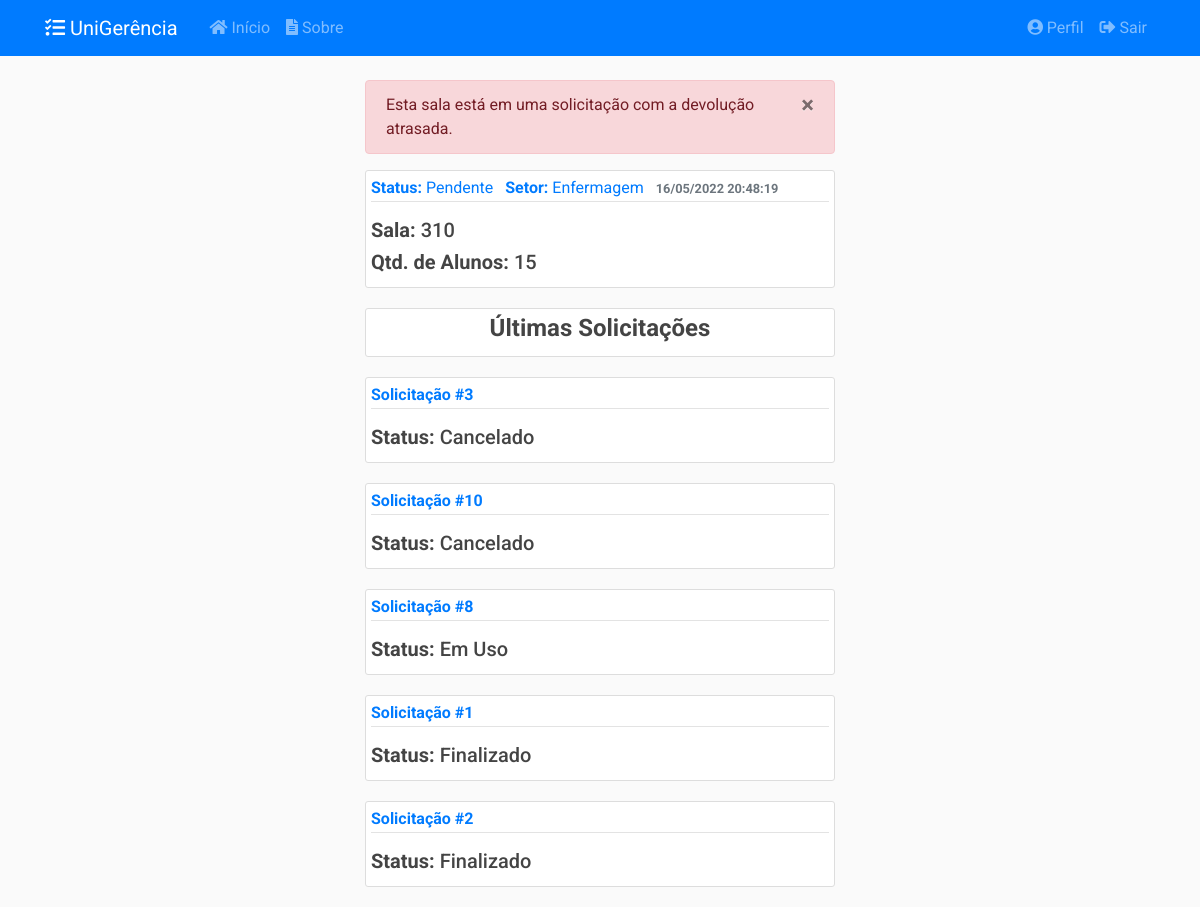
Before: /salas/2 (signed in) with the older database file.
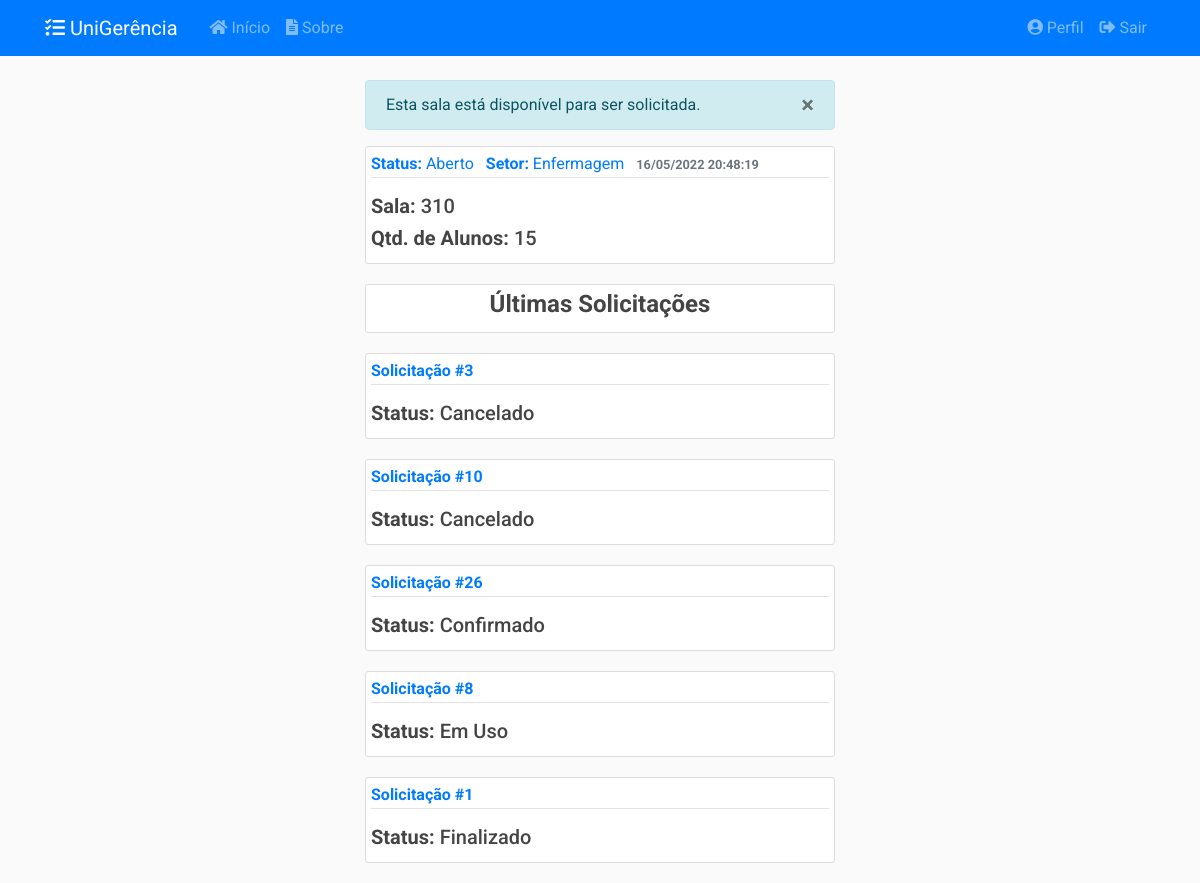
After: the same page with the newer database file.
### app/models/salas.py (models this page shows, shortened)
class Sala(db.Model):
    __tablename__ = 'salas'
    __table_args__ = {'extend_existing': True}
    id = db.Column(db.Integer, primary_key=True)
    numero = db.Column(db.String(20), nullable=False)
    qtd_aluno = db.Column(db.Integer, nullable=False)
    data_cadastro = db.Column(db.DateTime, nullable=False,
                              default=datetime.now().astimezone(fuso_horario))
    data_atualizacao = db.Column(db.DateTime, nullable=True)
    status = db.Column(db.Enum(Status), default=Status.ABERTO.name)
    motivo_indisponibilidade = db.Column(db.Text, nullable=True)
    ativo = db.Column(db.Boolean, nullable=False, default=True)
    setor_id = db.Column(db.Integer, db.ForeignKey('setores.id'), nullable=False)
    solicitacoes = db.relationship('SolicitacaoSala', secondary=solicitacao_s,
                                   back_populates='salas')
    relatorios = db.relationship('RelatorioSala', back_populates='sala')
    setor = db.relationship('Setor', back_populates='salas')
    def recupera_id(sala_id):
        return Sala.query.filter_by(id=sala_id).filter_by(ativo=True).first_or_404()
    def __repr__(self):
        return f"{self.numero} - {self.setor.name} - Qtde. Alunos: {self.qtd_aluno}"

### app/models/solicitacoes.py (models this page shows, shortened)
class Solicitacao(db.Model):
    __tablename__ = 'solicitacoes'
    __table_args__ = {'extend_existing': True}
    id = db.Column(db.Integer, primary_key=True)
    status = db.Column(db.Enum(Status), default=Status.ABERTO.name)
    data_abertura = db.Column(db.DateTime, nullable=False,
                              default=datetime.now().astimezone(fuso_horario))
    data_inicio_pref = db.Column(db.Date, nullable=False)
    data_fim_pref = db.Column(db.Date, nullable=False)
    data_retirada = db.Column(db.DateTime, nullable=True)
    data_devolucao = db.Column(db.DateTime, nullable=True)
    data_cancelamento = db.Column(db.DateTime, nullable=True)
    data_finalizacao = db.Column(db.DateTime, nullable=True)
    quantidade = db.Column(db.Integer, nullable=False, default=0)
    descricao = db.Column(db.String(20), nullable=False)
    tipo = db.Column(db.String(20), nullable=False)
    ativo = db.Column(db.Boolean, nullable=False, default=True)
    usuario_id = db.Column(db.Integer, db.ForeignKey('usuarios.id'),
                           nullable=False)
    turno_id = db.Column(db.Integer, db.ForeignKey('turnos.id'),
                           nullable=False)
    turno = db.relationship('Turno', back_populates='solicitacoes')
    def recupera_ultimas_sala(sala, limite):
        return Solicitacao.query.filter(
            SolicitacaoSala.salas.contains(sala)).filter_by(
            ativo=True).order_by(SolicitacaoSala.id.desc()).limit(limite)
    __mapper_args__ = {
        'polymorphic_identity': 'SOLICITACAO',
        'polymorphic_on': tipo
    }

class SolicitacaoSala(Solicitacao):
    __tablename__ = 'solicitacoes_salas'
    id = db.Column(db.Integer, db.ForeignKey('solicitacoes.id'), primary_key=True)
    setor_id = db.Column(db.Integer, db.ForeignKey('setores.id'), nullable=False)
    setor = db.relationship('Setor', back_populates='solicitacoes')
    salas = db.relationship('Sala', secondary= solicitacao_s,
                                    back_populates='solicitacoes')
    __mapper_args__ = {
        'polymorphic_identity': 'SALA',
    }

class Solicitacao(db.Model):
    __tablename__ = 'solicitacoes'
    __table_args__ = {'extend_existing': True}
    id = db.Column(db.Integer, primary_key=True)
    status = db.Column(db.Enum(Status), default=Status.ABERTO.name)
    data_abertura = db.Column(db.DateTime, nullable=False,
                              default=datetime.now().astimezone(fuso_horario))
    data_inicio_pref = db.Column(db.Date, nullable=False)
    data_fim_pref = db.Column(db.Date, nullable=False)
    data_retirada = db.Column(db.DateTime, nullable=True)
    data_devolucao = db.Column(db.DateTime, nullable=True)
    data_cancelamento = db.Column(db.DateTime, nullable=True)
    data_finalizacao = db.Column(db.DateTime, nullable=True)
    quantidade = db.Column(db.Integer, nullable=False, default=0)
    descricao = db.Column(db.String(20), nullable=False)
    tipo = db.Column(db.String(20), nullable=False)
    ativo = db.Column(db.Boolean, nullable=False, default=True)
    usuario_id = db.Column(db.Integer, db.ForeignKey('usuarios.id'),
                           nullable=False)
    turno_id = db.Column(db.Integer, db.ForeignKey('turnos.id'),
                           nullable=False)
    turno = db.relationship('Turno', back_populates='solicitacoes')
    def recupera_ultimas_sala(sala, limite):
        return Solicitacao.query.filter(
            SolicitacaoSala.salas.contains(sala)).filter_by(
            ativo=True).order_by(SolicitacaoSala.id.desc()).limit(limite)
    __mapper_args__ = {
        'polymorphic_identity': 'SOLICITACAO',
        'polymorphic_on': tipo
    }

class SolicitacaoEquipamento(Solicitacao):
    __tablename__ = 'solicitacoes_equipamentos'
    id = db.Column(db.Integer, db.ForeignKey('solicitacoes.id'), primary_key=True)
    tipo_eqp_id = db.Column(db.Integer, db.ForeignKey('tipos_equipamento.id'),
                           nullable=True)
    equipamentos = db.relationship('Equipamento', secondary=solicitacao_e,
                                   back_populates='solicitacoes')
    tipo_eqp = db.relationship('TipoEquipamento', back_populates='solicitacoes')
    __mapper_args__ = {
        'polymorphic_identity': 'EQUIPAMENTO'
    }

### app/controllers/salas.py (the view)
@salas.route("/<int:sala_id>")
@login_required
@prof_required
def sala(sala_id):
    sala = Sala.recupera_id(sala_id)
    solicitacoes = Solicitacao.recupera_ultimas_sala(sala, 5)
    return render_template('salas/sala.html',
                           title=sala, sala=sala,
                           solicitacoes=solicitacoes)

### app/models/usuarios.py (called while the page is built)
@login_manager.user_loader
def load_user(user_id):
    return Usuario.query.get(int(user_id))

def prof_required(f):
    @wraps(f)
    def wrap(*args, **kwargs):
        if Usuario.verifica_prof(current_user):
            return f(*args, **kwargs)
        else:
            flash('Você não tem autorização para acessar esta página.', 'danger')
        return redirect(url_for('principal.inicio'))
    return wrap

    @staticmethod
    def verifica_prof(self):
        if self.tipo.name == 'PROF' or self.tipo.name == 'ADMIN':
            return True
        else:
            return False

### app/templates/salas/sala.html (shortened to what this page needs)
{% extends "layout.html" %}
{% block conteudo %}
{% if sala.status.name != 'PENDENTE' %}
<div class="alert alert-info" role="alert" id="alert-message">
    <button type="button" class="close" data-dismiss="alert">
    <span>&times;</span>
    </button>
    {% if sala.status.name == 'ABERTO' %}
    Esta sala está disponível para ser solicitada.
    {% elif sala.status.name == 'EMUSO' %}
    Esta sala está em uso.
    {% elif sala.status.name == 'DESABILITADO' or sala.status.name == 'EMMANUTENCAO' %}
    Esta sala está indisponível para ser solicitada.
    {% endif %}
</div>
{% else %}
<div class="alert alert-danger" role="alert" id="alert-message">
    <button type="button" class="close" data-dismiss="alert">
    <span>&times;</span>
    </button>
    Esta sala está em uma solicitação com a devolução atrasada.
</div>
{% endif %}
<article class="media content-section">
    <div class="media-body">
        <div class="article-metadata mb-3">
            <a class="mr-2"><strong>Status:</strong> {{ sala.status.value }}</a>
            <a class="mr-2"><strong>Setor:</strong> {{ sala.setor.name }}</a>
            <small class="text-muted"><strong>{{ sala.data_cadastro.strftime('%d/%m/%Y %H:%M:%S') }}</strong></small>
        </div>
        <h5 class="article-title"><strong>Sala:</strong> {{ sala.numero }}</h5>
        <h5 class="article-content"><strong>Qtd. de Alunos:</strong> {{ sala.qtd_aluno }}</h5>
    </div>
</article>
<article class="media content-section">
    <div class="media-body">
        <h4 class="article-content text-center"><strong>Últimas Solicitações</strong></h4>
    </div>
</article>
{% for solicitacao in solicitacoes %}
<article class="media content-section">
    <div class="media-body">
        <div class="article-metadata mb-3">
            <a class="mr-2" href="{{ url_for('solicitacoes.solicitacao', solicitacao_id=solicitacao.id )}}"><strong>Solicitação #{{ solicitacao.id }}</strong></a>
        </div>
        <h5 class="article-content"><strong>Status:</strong> {{ solicitacao.status.value }}</h5>
    </div>
</article>
{% endfor %}
{% endblock conteudo %}

Changed rows visible on the page:
no longer on this page (row unchanged): SolicitacaoEquipamento: id "2", status.value "Finalizado"
changed Sala: status "PENDENTE" → "ABERTO" (drawn); status.value "Pendente" → "Aberto"
added SolicitacaoEquipamento: id "26", status.value "Confirmado"
Other visible differences:
text no longer shown: "Esta sala está em uma solicitação com a devolução atrasada."
text now shown: "Esta sala está disponível para ser solicitada."
